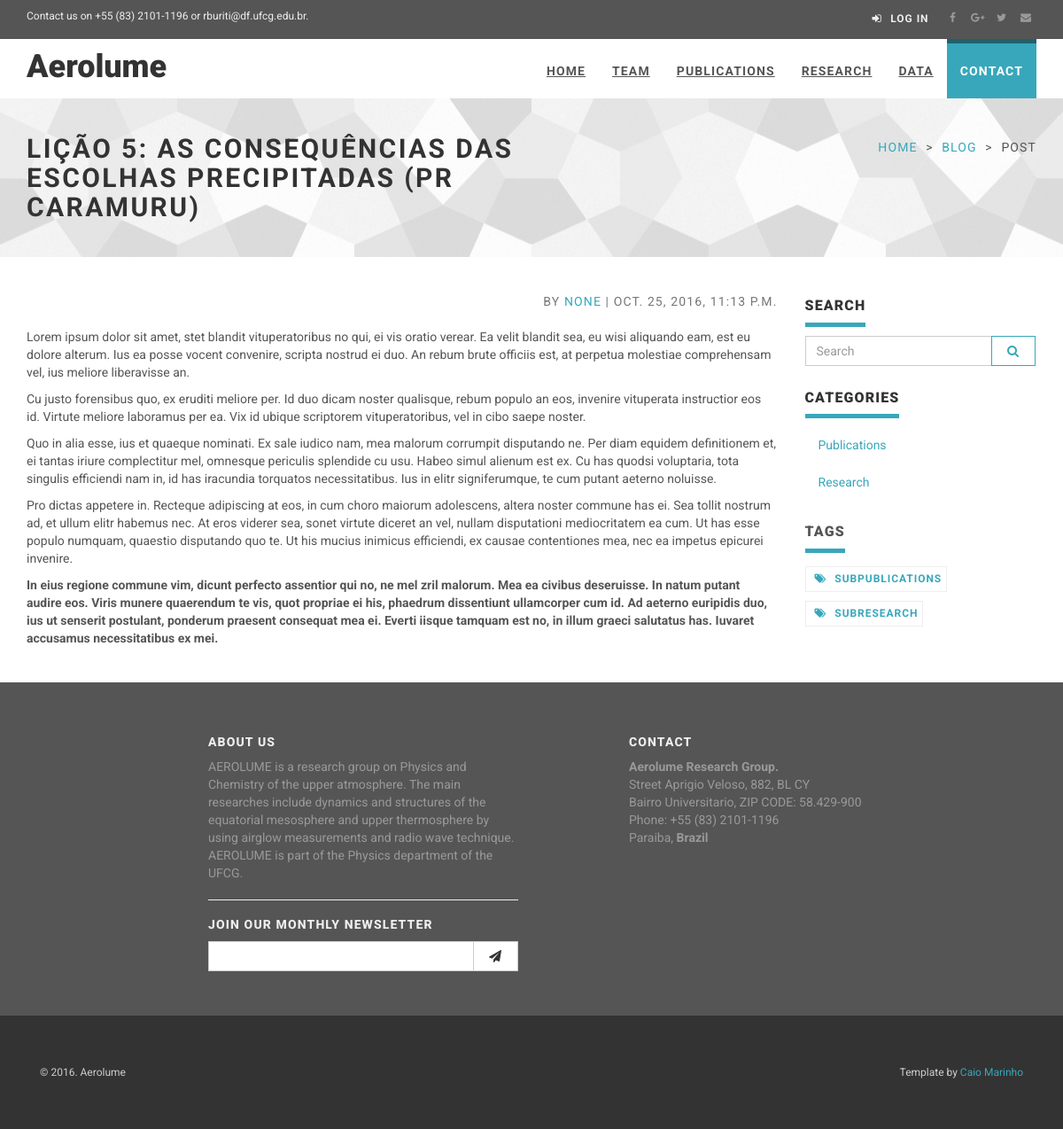
Screenshot of /post/licao-5-as-consequencias-das-escolhas-precipitada with the database file from the repository.
### app/models.py (models this page shows, shortened)
class TimeStamped(models.Model):
    class Meta:
        abstract = True
    created_at = models.DateTimeField(auto_now_add=True)
    published_at = models.DateTimeField(auto_now=True)

class Category(TimeStamped):
    class Meta:
        verbose_name = "Category"
        verbose_name_plural = "Categories"
    name = models.CharField(max_length=100, unique=True)
    slug = models.SlugField(unique=True, blank=True, null=True)
    is_visible = models.BooleanField(default=True)
    @permalink
    def get_absolute_url(self):
        return ('category', None, {'slug': self.slug})

class Post(TimeStamped):
    title = models.CharField(max_length=150)
    text = RichTextField()
    category = models.ForeignKey(Category, on_delete=models.CASCADE)
    subcategory = models.ManyToManyField(SubCategory)
    is_visible = models.BooleanField(default=True)
    author = models.ForeignKey(User, null=True, blank=True, on_delete=models.CASCADE)
    slug = models.SlugField(unique=True)

class SubCategory(TimeStamped):
    class Meta:
        verbose_name = "SubCategory"
        verbose_name_plural = "SubCategories"
    category = models.ForeignKey(Category, on_delete=models.CASCADE)
    slug = models.SlugField(unique=True, blank=True, null=True)
    name = models.CharField(max_length=100, unique=True)
    is_visible = models.BooleanField(default=True)
    @permalink
    def get_absolute_url(self):
        return ('sub-category', None, {'slug': self.slug})

### app/views.py (the view)
# urls.py: url(r'^post/(?P<slug>[^\.]+)', views.view_post, name='view_post'),
def view_post(request, slug):
    categories = Category.objects.filter(is_visible=True).order_by('-created_at')
    subcategories = SubCategory.objects.filter(is_visible=True).order_by('-created_at')
    return render_to_response('post.html', {'post': get_object_or_404(Post, slug=slug),
                                            'categories': categories,
                                            'subcategories': subcategories},
                              context_instance=RequestContext(request))

### app/templates/post.html (shortened to what this page needs)
{% extends 'base.html' %}
{% load staticfiles %}
{% block content %}
    <div id="heading-breadcrumbs">
        <div class="container">
            <div class="row">
                <div class="col-md-7">
                    <h1>{{ post.title }}</h1>
                </div>
                <div class="col-md-5">
                    <ul class="breadcrumb">
                        <li><a href="/">Home</a>
                        </li>
                        <li><a href="#">Blog</a>
                        </li>
                        <li>Post</li>
                    </ul>
                </div>
            </div>
        </div>
    </div>
    <div id="content">
        <div class="container">
            <div class="row">
                <div class="col-md-9" id="blog-post" style="margin-bottom: 20px;">
                    <p class="text-muted text-uppercase mb-small text-right">By <a href="#">{{ post.author }}</a>
                        | {{ post.created_at }}</p>
                    <div id="post-content">
                        {{ post.text|safe }}
                    </div>
                </div>
                <div class="col-md-3">
                    <div class="panel panel-default sidebar-menu">
                        <div class="panel-heading">
                            <h3 class="panel-title">Search</h3>
                        </div>
                        <div class="panel-body">
                            <form role="search" action="/search" method="get">{% csrf_token %}
                                <div class="input-group">
                                    <input type="text" name="q" class="form-control" placeholder="Search"/>
                                        <span class="input-group-btn">
                                            <button type="submit" class="btn btn-template-main">
                                                <i class="fa fa-search"></i>
                                            </button>
                                		</span>
                                </div>
                            </form>
                        </div>
                    </div>
                    <div class="panel panel-default sidebar-menu">
                        <div class="panel-heading">
                            <h3 class="panel-title">Categories</h3>
                        </div>
                        <div class="panel-body">
                            <ul class="nav nav-pills nav-stacked">
                                {% for cat in categories %}
                                    <li><a href="{{ cat.get_absolute_url }}">{{ cat.name }}</a>
                                    </li>
                                {% empty %}
                                    <li><a href="#">Sem categorias.</a>
                                    </li>
                                {% endfor %}
                            </ul>
                        </div>
                    </div>
                    <div class="panel sidebar-menu">
                        <div class="panel-heading">
                            <h3 class="panel-title">Tags</h3>
                        </div>
                        <div class="panel-body">
                            <ul class="tag-cloud">
                                {% for sub in subcategories %}
                                    <li><a href="{{ sub.get_absolute_url }}"><i class="fa fa-tags"></i> {{ sub.name }}
                                    </a>
                                    </li>
                                {% empty %}
                                    <li><a href="#">Sem Tags.</a>
                                    </li>
                                {% endfor %}
                            </ul>
                        </div>
                    </div>
                </div>
            </div>
        </div>
    </div>
{% endblock %}

### app/templates/header.html (shortened to what this page needs)
{% load staticfiles %}
<header>
    <div id="top">
        <div class="container">
            <div class="row">
                <div class="col-xs-5 contact">
                    <p class="hidden-sm hidden-xs">Contact us on +55 (83) 2101-1196 or rburiti@df.ufcg.edu.br.</p>
                </div>
                <div class="col-xs-7">
                    <div class="social">
                        <a href="#" class="external facebook" data-animate-hover="pulse"><i
                                class="fa fa-facebook"></i></a>
                        <a href="#" class="external gplus" data-animate-hover="pulse"><i
                                class="fa fa-google-plus"></i></a>
                        <a href="#" class="external twitter" data-animate-hover="pulse"><i
                                class="fa fa-twitter"></i></a>
                        <a href="#" class="email" data-animate-hover="pulse"><i class="fa fa-envelope"></i></a>
                    </div>
                    <div class="login">
                        <a href="/admin"><i class="fa fa-sign-in"></i>
                            <span class="hidden-xs text-uppercase">Log in</span></a>
                    </div>
                </div>
            </div>
        </div>
    </div>
    <div class="navbar-affixed-top" data-spy="affix" data-offset-top="200">
        <div class="navbar navbar-default yamm" role="navigation" id="navbar">
            <div class="container">
                <div class="navbar-header">
                    <a class="navbar-brand home" href="/">
                        <h1 style="margin-top: 2px;"> Aerolume</h1>
                    </a>
                </div>
                <div class="navbar-collapse collapse" id="navigation">
                    <ul class="nav navbar-nav navbar-right">
                        <li id="home" class="">
                            <a href="/">Home</a>
                        </li>
                        <li id="team" class="">
                            <a href="/team">Team</a>
                        </li>
                        {% for cat in categories %}
                            <li id="{{ cat.name }}" class="">
                                <a href="{{ cat.get_absolute_url }}">{{ cat.name }}</a>
                            </li>
                        {% endfor %}
                        <li id="data" class="">
                            <a href="/data">Data</a>
                        </li>
                        <li id="contact" class="">
                            <a href="/contact">Contact</a>
                        </li>
                    </ul>
                </div>
            </div>
        </div>
    </div>
</header>

### static/css/custom.css (style rules this page uses)
@media screen and (min-width: 0px) { .hero > hgroup > h1,h2,h3 { color: #ffffff; } }

### rows the page displays
Category: name "PUBLICATIONS", name "Publications"
Category: name "RESEARCH", name "Research"
Post: title "LIÇÃO 5: AS CONSEQUÊNCIAS DAS ESCOLHAS PRECIPITADAS (PR CARAMURU)", author "NONE", created_at "OCT. 25, 2016, 11:13 P.M.", text "Lorem ipsum dolor sit amet, stet blandit vituperatoribus no qui, ei vis oratio verear. Ea velit blandit sea, eu wisi aliquando eam, est eu dolore alterum. Ius ea posse vocent convenire, scripta nostrud ei duo. An rebum brute officiis est, at perpetua molestiae comprehensam vel, ius meliore liberavisse an. Cu justo forensibus quo, ex eruditi meliore per. Id duo dicam noster qualisque, rebum populo an eos, invenire vituperata instructior eos id. Virtute meliore laboramus per ea. Vix id ubique scriptorem vituperatoribus, vel in cibo saepe noster. Quo in alia esse, ius et quaeque nominati. Ex sale iudico nam, mea malorum corrumpit disputando ne. Per diam equidem definitionem et, ei tantas…"
SubCategory: name "SUBPUBLICATIONS"
SubCategory: name "SUBRESEARCH"
